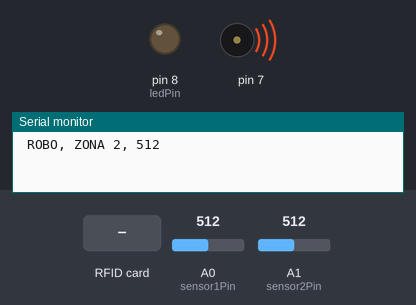
Recording of a sketch running on a simulated Arduino Uno, built with avr-gcc and run on an emulated ATmega328P. Parts: output pins drawn as LEDs (lit = HIGH), buzzer (waves = sounding), the last lines printed to the serial monitor. The inputs (shaded band) are chosen by the test bench; at power-on: A0 (sensor1Pin) = 512, A1 (sensor2Pin) = 512. Pins used as bus, display or sensor lines are not drawn.

Above: at 1.2 s.
1.3 s: RFID card 5E 7A 19 C4 held to the reader
At 1.8 s:
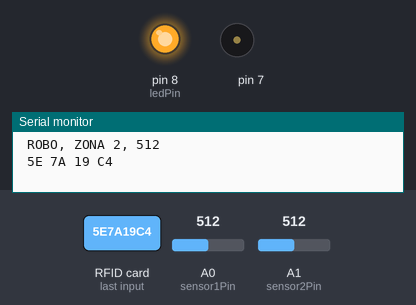
At 6.8 s:
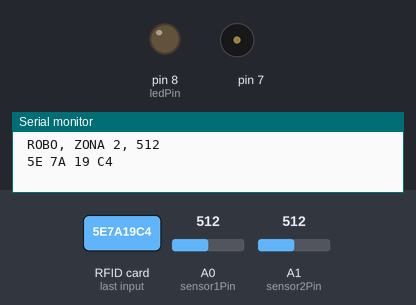
7.3 s: A0 (sensor1Pin) set to 754
At 8.0 s:
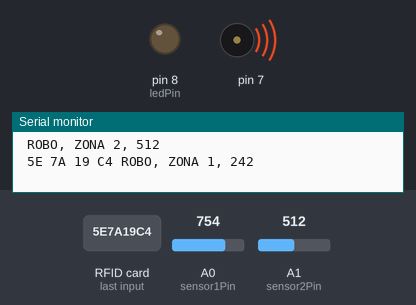
Timing chart, 0 to 10.3 s (numbered marks = the images above; inputs shaded):
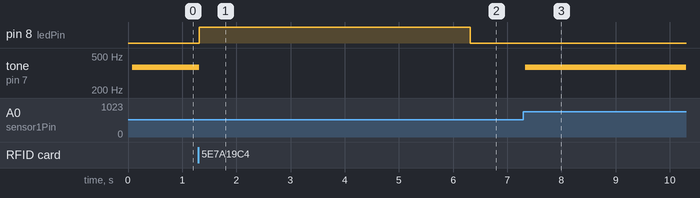

The sketch:

ArduinoNFCSensores.ino
```cpp
#include <SPI.h>
#include <MFRC522.h>

#include <TimerOne.h>

#define RST_PIN  9    //Pin 9 para el reset del RC522
#define SS_PIN  10   //Pin 10 para el SS (SDA) del RC522
MFRC522 mfrc522(SS_PIN, RST_PIN); ///Creamos el objeto para el RC522

const int sensor1Pin = A0;   // seleccionar la entrada para el sensor 1
int sensor1Value = 0;         // variable que almacena el valor raw (0 a 1023)
int sensor1ValueRef = 0;
int pesoRetirado1 = 0;
const int sensor2Pin = A1;   // seleccionar la entrada para el sensor 2
int sensor2Value = 0;         // variable que almacena el valor raw (0 a 1023)
int sensor2ValueRef = 0;
int pesoRetirado2 = 0;

int tarjeta = 0;  //0=robo, 1=tarjeta
int tarjetaAnt = 2;

const int ledPin = 8;   // seleccionar la salida para el led

void setup()
{
  Serial.begin(9600); //Iniciamos La comunicacion serial
  SPI.begin();        //Iniciamos el Bus SPI
  mfrc522.PCD_Init(); // Iniciamos el MFRC522
  Timer1.attachInterrupt(quitaTarjeta); // Activa la interrupcion y la asocia a quitaTarjeta
  pinMode(ledPin , OUTPUT);  //definir pin como salida
}

void loop()
{
  sensor1Value = analogRead(sensor1Pin);  // realizar la lectura
  sensor2Value = analogRead(sensor2Pin);  // realizar la lectura

  // Revisamos si hay nuevas tarjetas  presentes
  if ( mfrc522.PICC_IsNewCardPresent())
  {
    //Seleccionamos una tarjeta
    if ( mfrc522.PICC_ReadCardSerial())
    {
      // Enviamos serialemente su UID
      for (byte i = 0; i < mfrc522.uid.size; i++) {
        Serial.print(mfrc522.uid.uidByte[i] < 0x10 ? " 0" : " ");
        Serial.print(mfrc522.uid.uidByte[i], HEX);
      }
      tarjeta = 1;
      Timer1.initialize(5000000); //10s
      noTone(7);
      digitalWrite(ledPin, HIGH);
      mfrc522.PICC_HaltA();
      //delay(1000);
    }
  }
  //if(sensor1Value != sensor1ValueRef || sensor2Value != sensor2ValueRef)
  if((abs(sensor1Value - sensor1ValueRef) > 20) || (abs(sensor2Value - sensor2ValueRef) > 20))
  {
    compruebaTarjeta();
    if(sensor2Value != sensor2ValueRef)
    {
      pesoRetirado2 = sensor2Value - sensor2ValueRef;
      if(tarjetaAnt != tarjeta)
      {
        Serial.print(", ZONA 2, ");
        Serial.println(pesoRetirado2);
        //Timer1.initialize(1000000); //10s
      }
      tarjetaAnt = tarjeta;
      sensor2ValueRef = sensor2Value;
    }
    if(sensor1Value != sensor1ValueRef)
    {
      pesoRetirado1 = sensor1Value - sensor1ValueRef;
      if(tarjetaAnt != tarjeta)
      {
        Serial.print(", ZONA 1, ");
        Serial.println(pesoRetirado1);
        //Timer1.initialize(1000000); //10s
      }
      tarjetaAnt = tarjeta;
      sensor1ValueRef = sensor1Value;
    }
  //delay(1000);
  }
}

void compruebaTarjeta()
{
  if (tarjeta == 0)
  {
    tone(7, 370);
    digitalWrite(ledPin, LOW);
    if (tarjetaAnt != tarjeta)
    {
      Serial.print(" ROBO");
    }
  }
}

void quitaTarjeta()
{
  tarjeta = 0;
  tarjetaAnt = 2;
  digitalWrite(ledPin, LOW);
}
```

Measured:
- the behaviour switches between 736 and 737 on A0 (sensor1Pin) (found by bisection; images 2 and 3)
- after the input at 1.3 s, pin 8 (ledPin): LOW → HIGH at once, → LOW 5.0 s later; tone on pin 7: 370 Hz → silent at once
- after the input at 7.3 s, tone on pin 7: silent → 370 Hz at once
